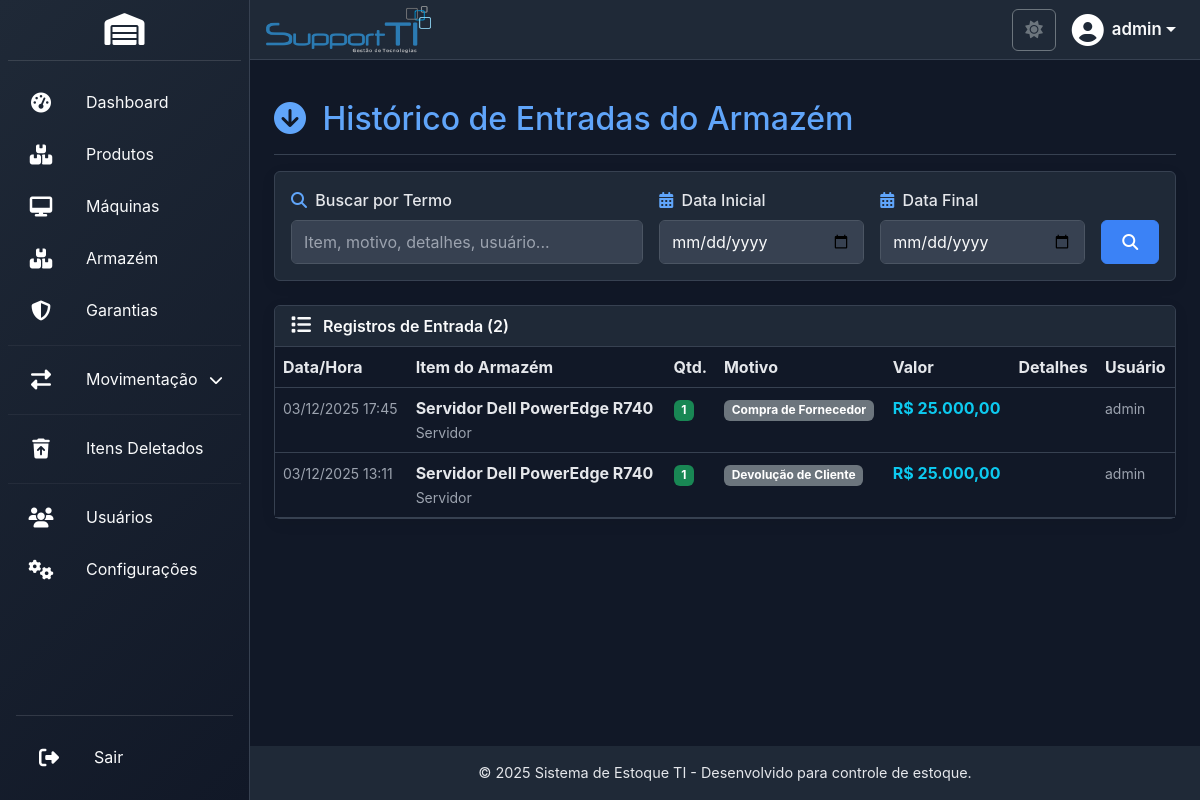
The app's page /modules/warehouse/warehouse_inputs_log.php (signed in), older data.
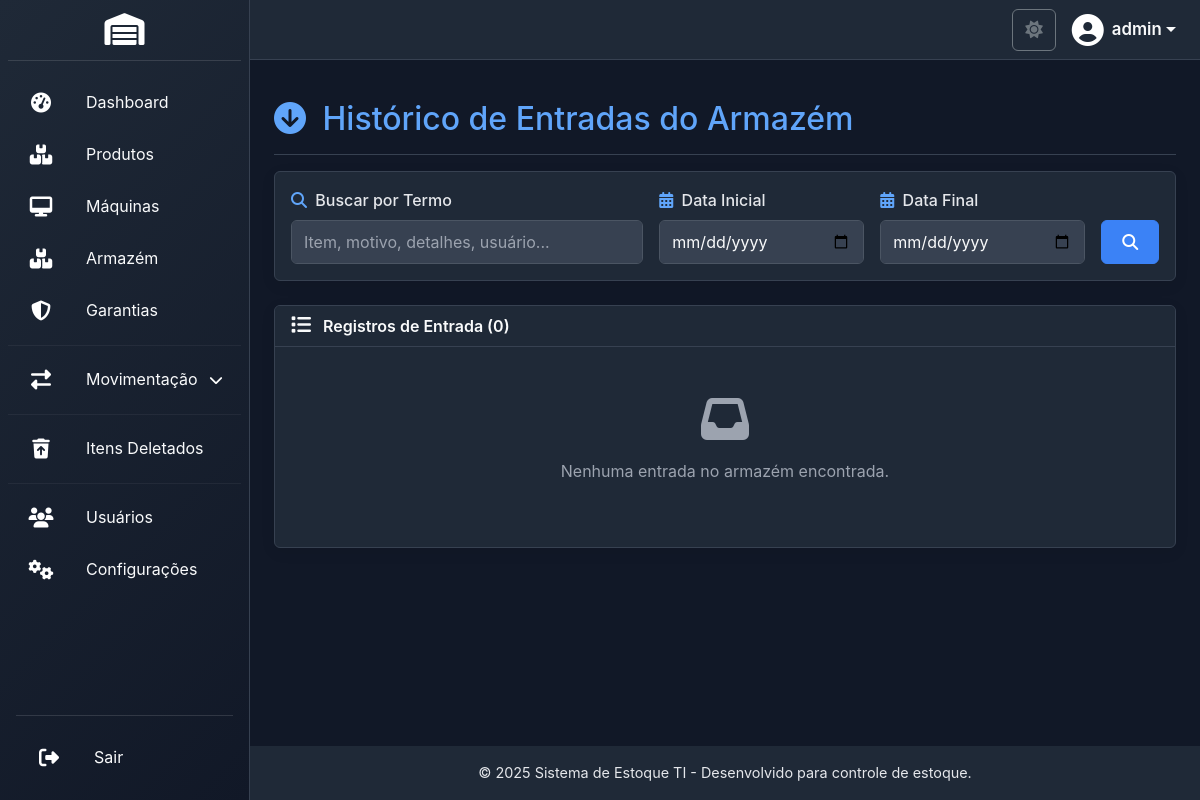
The same page, newer data.
### tables this page shows
CREATE TABLE IF NOT EXISTS `warehouse_inputs` (
  `id` int(11) NOT NULL AUTO_INCREMENT,
  `warehouse_id` int(11) NOT NULL COMMENT 'ID do item no armazém',
  `user_id` int(11) DEFAULT NULL COMMENT 'ID do usuário responsável',
  `quantity_added` int(11) NOT NULL COMMENT 'Quantidade adicionada',
  `reason` varchar(255) NOT NULL COMMENT 'Motivo da entrada',
  `details` text DEFAULT NULL COMMENT 'Detalhes adicionais',
  `unit_price` decimal(12,2) DEFAULT NULL COMMENT 'Preço unitário',
  `input_date` timestamp NOT NULL DEFAULT current_timestamp() COMMENT 'Data da entrada',
  `warehouse_name` varchar(255) DEFAULT NULL COMMENT 'Nome do item (cache)',
  `warehouse_category` varchar(100) DEFAULT NULL COMMENT 'Categoria (cache)',
  `warehouse_serial_number` varchar(100) DEFAULT NULL COMMENT 'Número de série (cache)',
  `warehouse_barcode` varchar(100) DEFAULT NULL COMMENT 'Código de barras (cache)',
  PRIMARY KEY (`id`),
  KEY `warehouse_id` (`warehouse_id`),
  KEY `user_id` (`user_id`)
);

CREATE TABLE IF NOT EXISTS `users` (
  `id` int(11) NOT NULL AUTO_INCREMENT,
  `username` varchar(50) NOT NULL,
  `password` varchar(255) NOT NULL,
  `email` varchar(100) NOT NULL,
  `role` varchar(20) DEFAULT 'user',
  `full_name` varchar(255) DEFAULT NULL,
  `avatar` varchar(255) DEFAULT NULL,
  `last_login` timestamp NULL DEFAULT NULL,
  `reset_token` varchar(64) DEFAULT NULL,
  `reset_token_expires_at` datetime DEFAULT NULL,
  `created_at` timestamp NOT NULL DEFAULT current_timestamp(),
  `updated_at` timestamp NOT NULL DEFAULT current_timestamp() ON UPDATE current_timestamp(),
  `theme` varchar(50) DEFAULT 'blue',
  `is_deleted` tinyint(1) DEFAULT 0 COMMENT 'Marca usuário como deletado (soft delete)',
  `deleted_at` datetime DEFAULT NULL COMMENT 'Data e hora da deleção',
  PRIMARY KEY (`id`),
  UNIQUE KEY `username` (`username`),
  UNIQUE KEY `email` (`email`),
  KEY `idx_is_deleted` (`is_deleted`),
  KEY `idx_deleted_at` (`deleted_at`)
);

### config/database.php (called while the page is built, shortened)
<?php
function url($path = '') {
    return BASE_PATH . '/' . ltrim($path, '/');
}
function getConnection() {
    static $pdo = null;
    if ($pdo === null) {
        try {
            $dsn = "mysql:host=" . DB_HOST . ";dbname=" . DB_NAME . ";charset=" . DB_CHARSET;
            $options = [
                PDO::ATTR_ERRMODE            => PDO::ERRMODE_EXCEPTION,
                PDO::ATTR_DEFAULT_FETCH_MODE => PDO::FETCH_ASSOC,
                PDO::ATTR_EMULATE_PREPARES   => false,
            ];
            $pdo = new PDO($dsn, DB_USER, DB_PASS, $options);
        } catch (PDOException $e) {
            error_log("Erro de conexão com o banco de dados: " . $e->getMessage());
            die("Erro de conexão com o banco de dados. Verifique as configurações em config.php e se o serviço MySQL está em execução.");
        }
    }
    return $pdo;
}
$system_settings_defaults = [
    "system_name" => "Sistema de Estoque TI",
    "company_name" => "Sua Empresa",
    "company_slogan" => "Controle total do seu estoque",
    "theme_color" => "blue",
];
try {
    $pdo = getConnection();
    $pdo->exec("CREATE TABLE IF NOT EXISTS system_settings (
        id INT AUTO_INCREMENT PRIMARY KEY,
        setting_key VARCHAR(100) UNIQUE NOT NULL,
        setting_value TEXT
    )");
    $stmt = $pdo->query("SELECT setting_key, setting_value FROM system_settings");
    $db_settings = $stmt->fetchAll(PDO::FETCH_KEY_PAIR);
    $system_settings = array_merge($system_settings_defaults, $db_settings);
} catch (PDOException $e) {
    error_log("Erro ao carregar configurações do banco: " . $e->getMessage());
    $system_settings = $system_settings_defaults;
}
function isLoggedIn() {
    return isset($_SESSION["user_id"]) && !empty($_SESSION["user_id"]);
}
?>

### config.php (called while the page is built)
<?php
require_once __DIR__ . '/config/database.php';
?>

### modules/warehouse/warehouse_inputs_log.php (the view, shortened to what the changed rows need)
<?php
require_once '../../config.php';
$page = max(1, intval($_GET['page'] ?? 1));
$per_page = 20;
$offset = ($page - 1) * $per_page;
try {
    $pdo = getConnection();
    $where_conditions = [];
    $params = [];
    $where_clause = !empty($where_conditions) ? 'WHERE ' . implode(' AND ', $where_conditions) : '';
    $count_query = "SELECT COUNT(*) as total FROM warehouse_inputs wi LEFT JOIN users u ON wi.user_id = u.id {$where_clause}";
    $count_stmt = $pdo->prepare($count_query);
    $count_stmt->execute($params);
    $total_records = $count_stmt->fetch()['total'];
    $inputs_query = "
        SELECT
            wi.*, u.username
        FROM warehouse_inputs wi
        LEFT JOIN users u ON wi.user_id = u.id
        {$where_clause}
        ORDER BY wi.input_date DESC
        LIMIT {$per_page} OFFSET {$offset}
    ";
    $inputs_stmt = $pdo->prepare($inputs_query);
    $inputs_stmt->execute($params);
    $inputs = $inputs_stmt->fetchAll();
} catch (PDOException $e) {
    error_log("Erro ao carregar dados de entrada do armazém: " . $e->getMessage());
    $inputs = [];
    $total_records = 0;
    $total_pages = 0;
}
?>
<?php include '../../includes/header.php'; ?>
<div class="d-flex justify-content-between flex-wrap flex-md-nowrap align-items-center pt-3 pb-2 mb-3 border-bottom">
    <h1 class="h2 text-primary-custom">
        <i class="fas fa-arrow-circle-down me-2"></i>
        Histórico de Entradas do Armazém
    </h1>
</div>
<div class="card card-custom">
    <div class="card-header card-header-custom d-flex justify-content-between align-items-center">
        <span>
            <i class="fas fa-list me-2"></i>
            Registros de Entrada (<?php echo number_format($total_records); ?>)
        </span>
    </div>
    <div class="card-body p-0">
        <?php if (empty($inputs)): ?>
            <div class="text-center text-muted py-5">
                <i class="fas fa-inbox fa-3x mb-3"></i>
                <p>Nenhuma entrada no armazém encontrada.</p>
            </div>
        <?php else: ?>
            <div class="table-responsive">
                <table class="table table-hover mb-0">
                    <thead class="table-header-custom">
                        <tr>
                            <th>Data/Hora</th>
                            <th>Item do Armazém</th>
                            <th>Qtd.</th>
                            <th>Motivo</th>
                            <th>Valor</th>
                            <th>Detalhes</th>
                            <th>Usuário</th>
                        </tr>
                    </thead>
                    <tbody>
                        <?php foreach ($inputs as $input): ?>
                            <tr>
                                <td><small><?php echo date('d/m/Y H:i', strtotime($input['input_date'])); ?></small></td>
                                <td>
                                    <strong><?php echo htmlspecialchars($input['warehouse_name']); ?></strong>
                                    <br><small class="text-muted"><?php echo htmlspecialchars($input["warehouse_category"] ?? 'N/A'); ?></small>
                                </td>
                                <td><span class="badge bg-success"><?php echo number_format($input['quantity_added']); ?></span></td>
                                <td><span class="badge bg-secondary"><?php echo htmlspecialchars($input["reason"] ?? 'N/A'); ?></span></td>
                                <td>
                                    <?php
                                    if (isset($input['unit_price']) && is_numeric($input['unit_price'])) {
                                        $total_value = $input['unit_price'] * $input['quantity_added'];
                                        echo '<strong class="text-info">R$ ' . number_format($total_value, 2, ',', '.') . '</strong>';
                                    } else {
                                        echo '<span class="text-muted">-</span>';
                                    }
                                    ?>
                                </td>
                                <td><small><?php echo nl2br(htmlspecialchars($input["details"] ?? 'N/A')); ?></small></td>
                                <td><small><?php echo htmlspecialchars($input["username"] ?? 'Sistema'); ?></small></td>
                            </tr>
                        <?php endforeach; ?>
                    </tbody>
                </table>
            </div>
        <?php endif; ?>
    </div>
</div>
<?php include '../../includes/footer.php'; ?>

### includes/header.php (shortened to what the changed rows need)
<?php
require_once __DIR__ . '/../config.php';
$current_theme = $system_settings["theme_color"] ?? "light";
if (isLoggedIn()) {
    $user_id = $_SESSION["user_id"];
    try {
        $pdo = getConnection();
        $stmt = $pdo->prepare("SELECT setting_value FROM system_settings WHERE setting_key = ?");
        $stmt->execute(["user_theme_{$user_id}"]);
        $user_theme_preference = $stmt->fetchColumn();
        if ($user_theme_preference) {
            $current_theme = $user_theme_preference;
        }
    } catch (PDOException $e) {
        error_log("Erro ao carregar preferência de tema do usuário: " . $e->getMessage());
    }
}
$logo_path = $system_settings['company_logo'] ?? '';
?>
<!DOCTYPE html>
<html lang="pt-BR">
<head>
    <link href="/sistema5/css/bootstrap.min.css" rel="stylesheet">
    <link href="/sistema5/css/themes.css" rel="stylesheet">
    <link href="https://cdnjs.cloudflare.com/ajax/libs/font-awesome/6.4.0/css/all.min.css" rel="stylesheet">
    <link href="/sistema5/css/custom.css" rel="stylesheet">
    <link href="/sistema5/css/custom-improved.css" rel="stylesheet">
    <link href="/sistema5/css/media-upload.css" rel="stylesheet">
    <link href="/sistema5/css/sidebar-animations.css" rel="stylesheet">
</head>
<body class="theme-<?php echo htmlspecialchars($current_theme); ?>">
<div class="wrapper">
    <div id="main-content-wrapper" class="d-flex flex-column flex-grow-1">
        <?php if (isLoggedIn() && !isset($hide_sidebar)): ?>
        <header class="d-flex align-items-center px-3 border-bottom bg-light no-print" style="height: 60px; min-height: 60px;">
            <ul class="navbar-nav d-flex flex-row align-items-center w-100">
                <li class="nav-item">
                    <a href="<?php echo url('public/dashboard.php'); ?>" class="navbar-brand-logo">
                        <?php if (!empty($logo_path)):
                            $full_logo_path = __DIR__ . '/../' . $logo_path;
                            if (file_exists($full_logo_path)):
                        ?>
                            <img src="/sistema5/<?php echo htmlspecialchars($logo_path); ?>?v=<?php echo time(); ?>" alt="Logo da Empresa">
                        <?php
                            endif;
                        endif; ?>
                    </a>
                </li>
            </ul>
        </header>
        <?php endif; ?>
        <main class="p-3 p-md-4 flex-grow-1">

Row changes from the older to the newer data that the page shows:
removed warehouse_inputs: input_date "03/12/2025 17:45", warehouse_name "Servidor Dell PowerEdge R740", warehouse_category "Servidor", quantity_added "1", reason "Compra de Fornecedor", total_value "25.000,00", user.username "admin"
removed warehouse_inputs: input_date "03/12/2025 13:11", warehouse_name "Servidor Dell PowerEdge R740", warehouse_category "Servidor", quantity_added "1", reason "Devolução de Cliente", total_value "25.000,00", user.username "admin"
Text that changed along with them:
$total_records: "2" → "0"
text no longer shown: "Data/Hora Item do Armazém Qtd. Motivo Valor Detalhes Usuário"
text now shown: "Nenhuma entrada no armazém encontrada."
